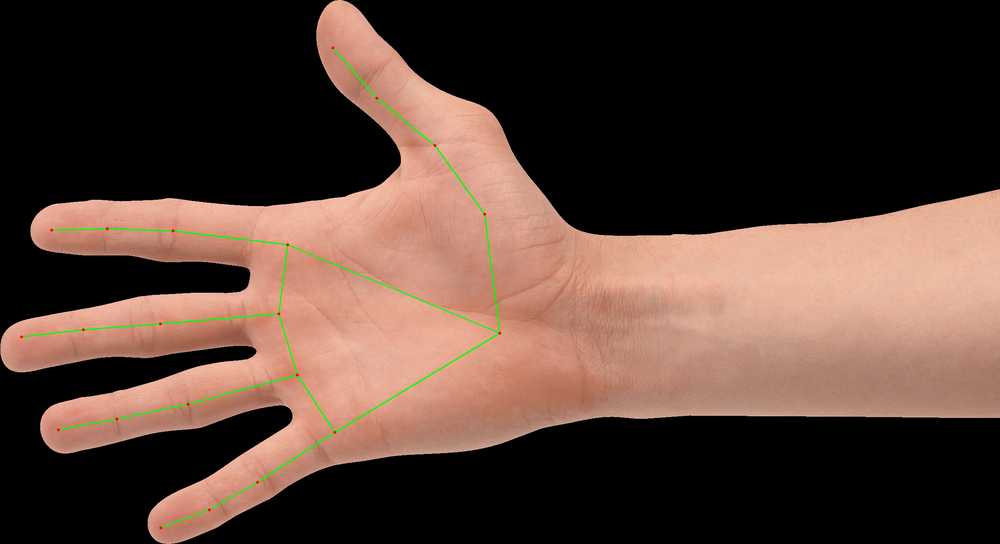
#> input picture Spring2021/annoted_image.png, 1000 x 544 px, shrunk from 2390 x 1299 before the run
$ python main.py annoted_image.png
#> lines starting #> are read from the running program, lines starting #| are printed output that depends on the picture; after the words box and inside, x2 and y2 are one past the last pixel; in counts of white or black regions, pixels touching at a corner belong together
#Code from https://medium.com/analytics-vidhya/hand-detection-and-finger-counting-using-opencv-python-5b594704eb08
import numpy as np
import cv2 as cv
import sys
def main():

    img_path = sys.argv[1]
    img = cv.imread(img_path)
#> img is the input picture: shape (544, 1000, 3); mean B, G, R 54.3, 64.2, 87

    hsvim = cv.cvtColor(img, cv.COLOR_BGR2HSV)
#> hsvim: shape (544, 1000, 3); mean H, S, V 3.9, 41.9, 88
    lower = np.array([0, 48, 80], dtype="uint8")
    upper = np.array([20, 255, 255], dtype="uint8")
    skinRegionHSV = cv.inRange(hsvim, lower, upper)
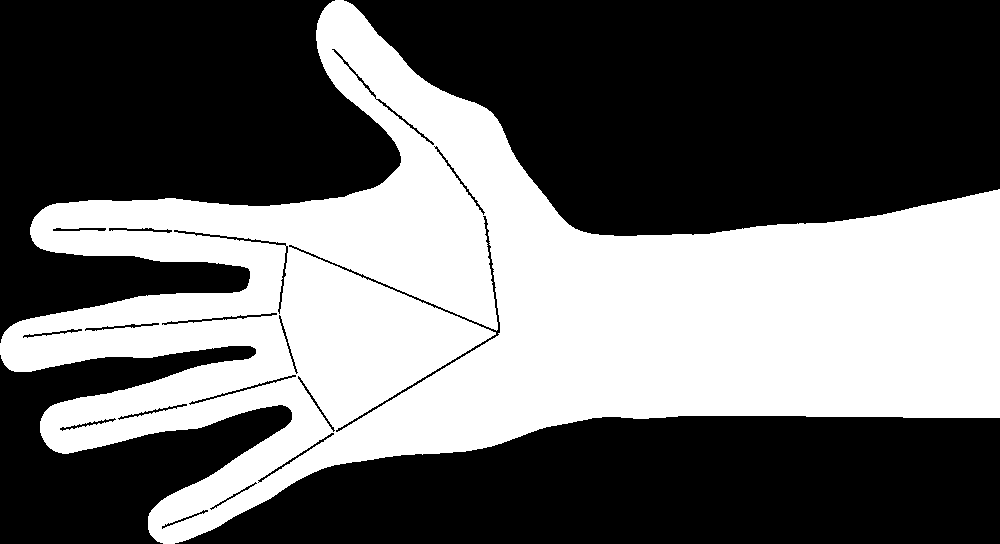
#> skinRegionHSV: shape (544, 1000); 41.2% white; 1 white region, box (x1, y1, x2, y2) and area: (0, 0, 1000, 544) 224135
    blurred = cv.blur(skinRegionHSV, (2, 2))
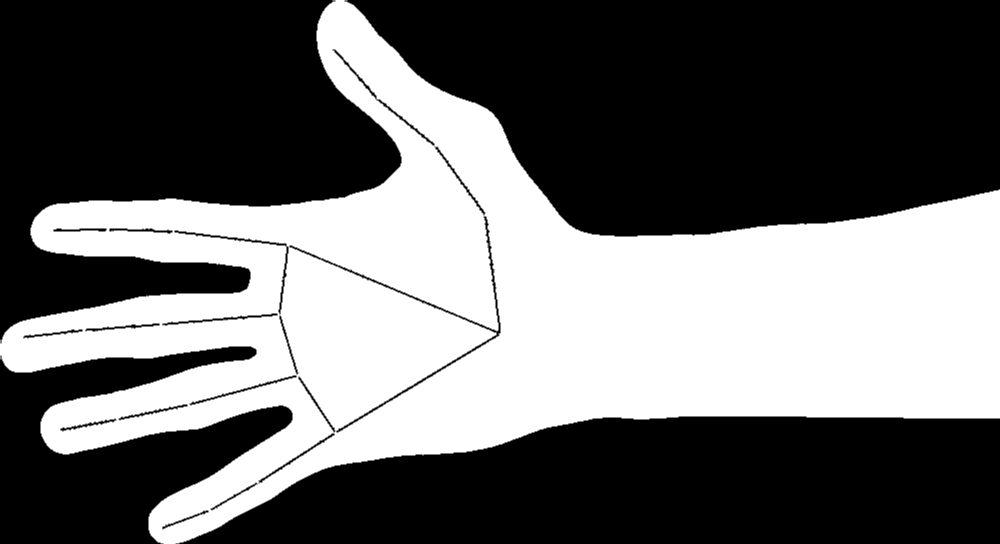
#> blurred: shape (544, 1000); min 0, max 255, mean 105
    ret, thresh = cv.threshold(blurred, 0, 255, cv.THRESH_BINARY)
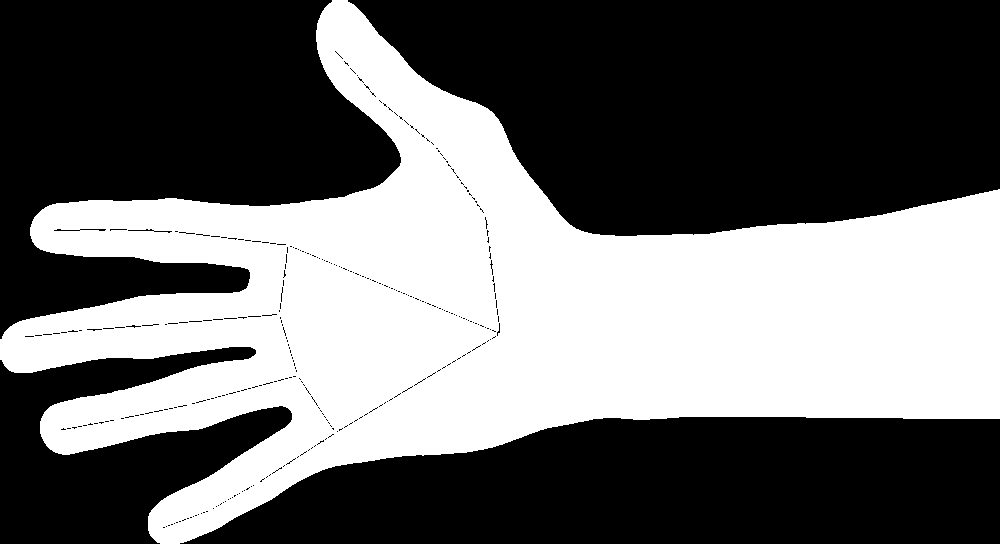
#> thresh: shape (544, 1000); 42% white; 1 white region
    cv.imwrite("thresh.jpg", thresh)

    contours, hierarchy = cv.findContours(thresh, cv.RETR_TREE, cv.CHAIN_APPROX_SIMPLE)
#> contours = 535 contours, 515 with area under 20; largest, box (x1, y1, x2, y2) and area: (0, 0, 1000, 544) 228249, (79, 228, 107, 232) 58, (127, 228, 155, 232) 56, (53, 228, 81, 232) 56, (153, 230, 173, 234) 38
    contours = max(contours, key=lambda x: cv.contourArea(x))
#> contours = contour of 1254 points, box (x1, y1, x2, y2) (0, 0, 1000, 544), area 228249
    cv.drawContours(img, [contours], -1, (255, 255, 0), 2)
    cv.imwrite("contours.jpg", img)

    hull = cv.convexHull(contours)
#> hull = contour of 16 points, box (x1, y1, x2, y2) (0, 0, 1000, 544), area 376271
    cv.drawContours(img, [hull], -1, (0, 255, 255), 2)
    #cv.imshow("hull", img)
    cv.imwrite("hull.jpg", img)

    hull = cv.convexHull(contours, returnPoints=False)
#> hull = [1253, 988, 987, 743, 742, 740, 514, 513, 511, 318, 317, 176, 172, 168, 167, 0]
    defects = cv.convexityDefects(contours, hull)
#> defects = [[0, 167, 82, 45490], [168, 172, 169, 114], [172, 176, 173, 162], [176, 317, 231, 57798], [318, 511, 392, 58982], [511, 513, 512, 142], [514, 740, 625, 47916], [740, 742, 741, 162], [743, 987, 970, 15663], [988, 1253, 1097, 40152]]

    if defects is not None:
        cnt = 0
    for i in range(defects.shape[0]):  # calculate the angle
        s, e, f, d = defects[i][0]
        start = tuple(contours[s][0])
        end = tuple(contours[e][0])
        far = tuple(contours[f][0])
        a = np.sqrt((end[0] - start[0]) ** 2 + (end[1] - start[1]) ** 2)
        b = np.sqrt((far[0] - start[0]) ** 2 + (far[1] - start[1]) ** 2)
        c = np.sqrt((end[0] - far[0]) ** 2 + (end[1] - far[1]) ** 2)
        angle = np.arccos((b ** 2 + c ** 2 - a ** 2) / (2 * b * c))  # cosine theorem
        if angle <= np.pi / 2:  # angle less than 90 degree, treat as fingers
            cnt += 1
            cv.circle(img, far, 4, [0, 0, 255], -1)
#> this loop made 10 passes
#> (s, e, f, d, start, end, far, a) on passes 1 to 10: (0, 167, 82, 45490, (332, 0), (42, 209), (382, 183), 357.5), (168, 172, 169, 114, (34, 217), (32, 221), (34, 218), 4.47), (172, 176, 173, 162, (32, 221), (30, 227), (32, 223), 6.32), (176, 317, 231, 57798, (30, 227), (0, 339), (249, 282), 115.9), (318, 511, 392, 58982, (0, 359), (44, 442), (256, 350), 93.94), (511, 513, 512, 142, (44, 442), (46, 445), (46, 444), 3.61), (514, 740, 625, 47916, (50, 449), (157, 542), (287, 407), 141.8), (740, 742, 741, 162, (157, 542), (160, 543), (159, 542), 3.16), (743, 987, 970, 15663, (179, 543), (999, 418), (593, 418), 829.5), (988, 1253, 1097, 40152, (999, 189), (347, 0), (584, 232), 678.8)
#> img: shape (544, 1000, 3); mean B, G, R 58.2, 71.3, 88.1
#> after the loop, cnt = 4
    if cnt > 0:
        cnt = cnt + 1
#> cnt = 5
    cv.putText(img, str(cnt), (0, 50), cv.FONT_HERSHEY_SIMPLEX, 1, (255, 0, 0), 2, cv.LINE_AA)
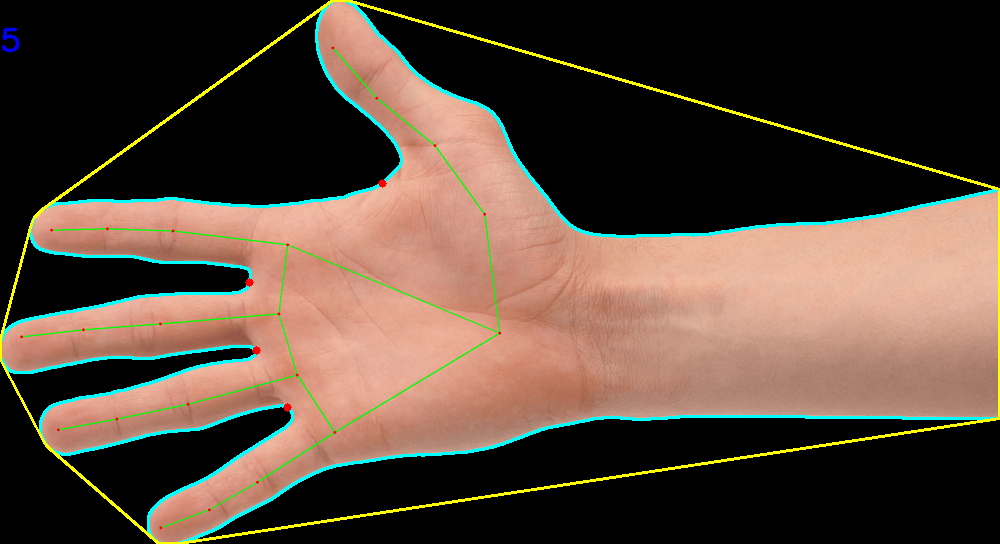
#> img: shape (544, 1000, 3); mean B, G, R 58.3, 71.3, 88.1

    cv.imwrite("final_result.jpg", img)
    return

if __name__ ==  '__main__':
    main()

$ run again, on Spring2021/2 hand.png
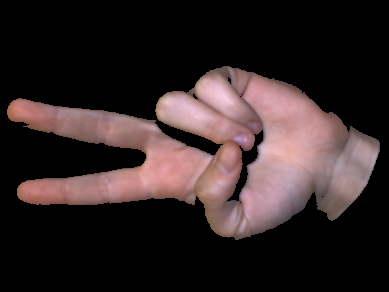
#> input picture Spring2021/2 hand.png, 389 x 292 px
#> in main, img is the input picture: shape (292, 389, 3); mean B, G, R 38.6, 38.5, 50.5
#> hsvim: shape (292, 389, 3); mean H, S, V 25.4, 19.6, 50.5
#> skinRegionHSV: shape (292, 389); 14.7% white; 195 white regions (182 under 20 px), largest, box (x1, y1, x2, y2) and area: (7, 66, 358, 240) 15144, (319, 180, 369, 221) 579, (120, 114, 158, 127) 110
#> thresh: shape (292, 389); 18.5% white; 49 white regions (41 under 20 px)
#> in main, `contours, hierarchy = cv.findContours(thresh, cv.RETR_TREE, cv.CHAIN_A..`: contours = 157 contours, 132 with area under 20; largest, box (x1, y1, x2, y2) and area: (7, 66, 374, 241) 24836, (241, 78, 330, 150) 2328, (200, 78, 261, 123) 1120, (164, 94, 221, 130) 1070, (319, 142, 381, 222) 726
#> in main, `contours = max(contours, key=lambda x: cv.contourArea(x))`: contours = contour of 1016 points, box (x1, y1, x2, y2) (7, 66, 374, 241), area 24836
#> in main, `hull = cv.convexHull(contours)`: hull = contour of 26 points, box (x1, y1, x2, y2) (7, 66, 374, 241), area 45081
#> in main, `hull = cv.convexHull(contours, returnPoints=False)`: hull = 26 values, max 1015 at index 0, min 0 at index 25, mean 591.7
#> defects = 20 rows, first 6: [0, 276, 111, 23985], [276, 280, 279, 190], [281, 283, 282, 142], [283, 285, 284, 162], [286, 399, 352, 34061], [399, 401, 400, 114]
#> the loop in main, `for i in range(defects.shape[0]):` made 20 passes
#> (s, e, f, d, start, end, far, a) on passes 1 to 7: (0, 276, 111, 23985, (227, 66), (18, 98), (206, 164), 211.4), (276, 280, 279, 190, (18, 98), (13, 100), (15, 100), 5.39), (281, 283, 282, 142, (10, 103), (8, 106), (10, 104), 3.61), (283, 285, 284, 162, (8, 106), (7, 109), (8, 108), 3.16), (286, 399, 352, 34061, (7, 115), (17, 196), (146, 155), 81.61), (399, 401, 400, 114, (17, 196), (18, 198), (18, 197), 2.24), (402, 406, 403, 114, (20, 200), (24, 202), (21, 200), 4.47)
#> after the loop in main, `for i in range(defects.shape[0]):`:
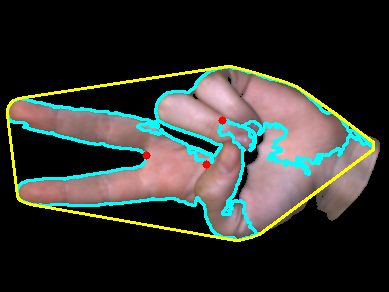
#> img: shape (292, 389, 3); mean B, G, R 46.7, 52.4, 50.8
#> after the loop in main, `for i in range(defects.shape[0]):`: cnt = 3
#> in main, `cnt = cnt + 1`: cnt = 4
#> in main, `cv.putText(img, str(cnt), (0, 50), cv.FONT_HERSHEY_SIMPLEX, 1, (255, 0..`:
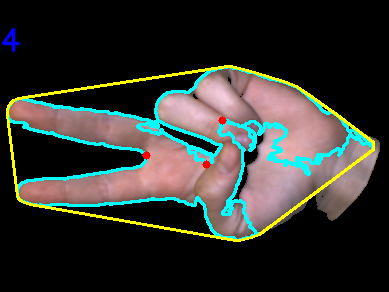
#> img: shape (292, 389, 3); 0.21% of pixels changed, all inside (x1, y1, x2, y2) = (1, 27, 21, 53)

$ run again, on Spring2021/2alt hand.png
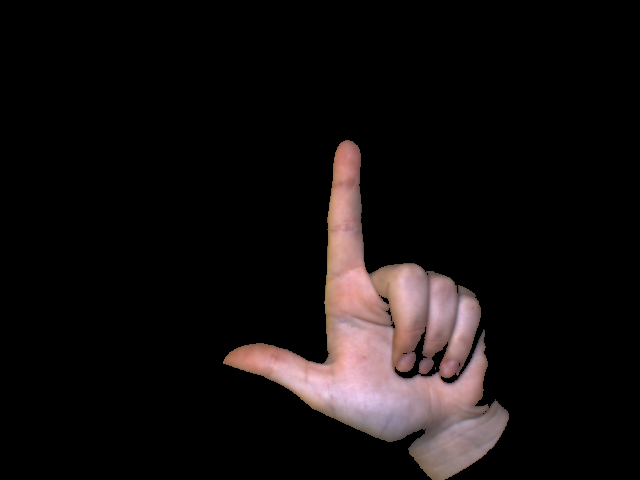
#> input picture Spring2021/2alt hand.png, 640 x 480 px
#> in main, img is the input picture: shape (480, 640, 3); mean B, G, R 15.4, 15.4, 19.7
#> hsvim: shape (480, 640, 3); mean H, S, V 10.1, 7.2, 19.8
#> in main, `skinRegionHSV = cv.inRange(hsvim, lower, upper)`:
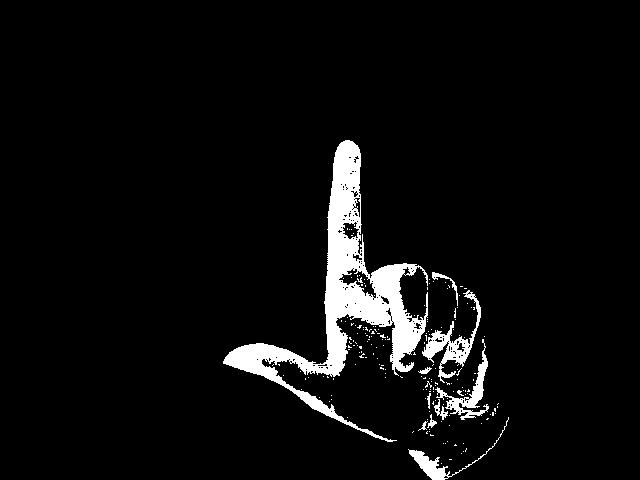
#> skinRegionHSV: shape (480, 640); 5.1% white; 192 white regions (182 under 20 px), largest, box (x1, y1, x2, y2) and area: (223, 140, 428, 442) 12031, (422, 290, 481, 383) 1233, (435, 339, 489, 420) 908
#> thresh: shape (480, 640); 6.3% white; 54 white regions (44 under 20 px)
#> in main, `contours, hierarchy = cv.findContours(thresh, cv.RETR_TREE, cv.CHAIN_A..`: contours = 126 contours, 110 with area under 20; largest, box (x1, y1, x2, y2) and area: (223, 140, 482, 443) 15532, (423, 339, 490, 423) 1500, (408, 417, 510, 480) 714, (442, 360, 463, 375) 178, (357, 272, 377, 296) 152
#> in main, `contours = max(contours, key=lambda x: cv.contourArea(x))`: contours = contour of 1132 points, box (x1, y1, x2, y2) (223, 140, 482, 443), area 15532
#> in main, `hull = cv.convexHull(contours)`: hull = contour of 27 points, box (x1, y1, x2, y2) (223, 140, 482, 443), area 44455
#> in main, `hull = cv.convexHull(contours, returnPoints=False)`: hull = 27 values, max 1131 at index 0, min 0 at index 26, mean 473.1
#> defects = 22 rows, first 6: [0, 4, 1, 114], [5, 7, 6, 142], [7, 121, 54, 23296], [121, 125, 122, 114], [126, 186, 169, 1905], [186, 198, 189, 229]
#> the loop in main, `for i in range(defects.shape[0]):` made 22 passes
#> (s, e, f, d, start, end, far, a) on passes 1 to 7: (0, 4, 1, 114, (345, 140), (341, 142), (344, 141), 4.47), (5, 7, 6, 142, (339, 144), (337, 147), (339, 145), 3.61), (7, 121, 54, 23296, (337, 147), (225, 357), (326, 361), 238), (121, 125, 122, 114, (225, 357), (223, 361), (225, 358), 4.47), (126, 186, 169, 1905, (223, 364), (312, 409), (283, 386), 99.73), (186, 198, 189, 229, (312, 409), (326, 416), (316, 410), 15.65), (198, 226, 203, 271, (326, 416), (357, 430), (333, 418), 34.01)
#> after the loop in main, `for i in range(defects.shape[0]):`: cnt = 2
#> in main, `cnt = cnt + 1`: cnt = 3
#> in main, `cv.putText(img, str(cnt), (0, 50), cv.FONT_HERSHEY_SIMPLEX, 1, (255, 0..`:
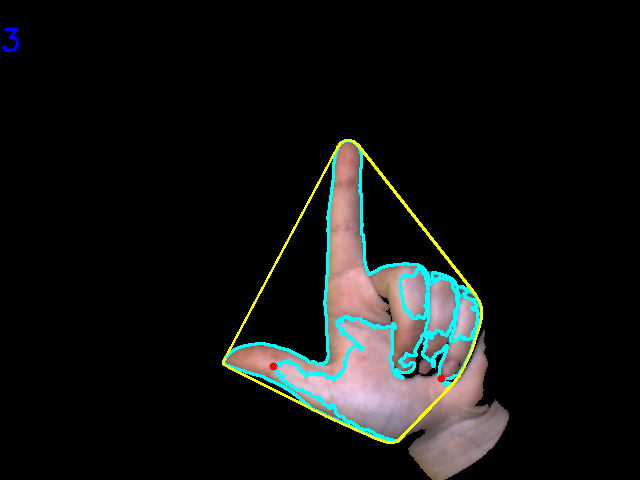
#> img: shape (480, 640, 3); mean B, G, R 18.6, 20.3, 19.1

$ run again, on Spring2021/3 hand.png
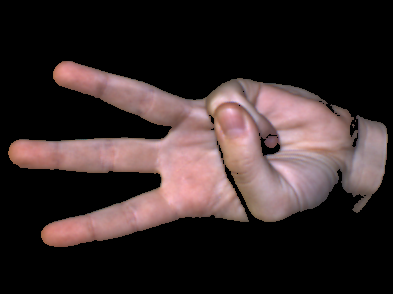
#> input picture Spring2021/3 hand.png, 393 x 294 px
#> in main, img is the input picture: shape (294, 393, 3); mean B, G, R 41.7, 42, 54.4
#> hsvim: shape (294, 393, 3); mean H, S, V 25.1, 20.3, 54.4
#> skinRegionHSV: shape (294, 393); 16.2% white; 233 white regions (224 under 20 px), largest, box (x1, y1, x2, y2) and area: (8, 61, 300, 247) 15184, (267, 97, 355, 170) 1909, (235, 78, 302, 112) 432
#> thresh: shape (294, 393); 20.6% white; 59 white regions (49 under 20 px)
#> in main, `contours, hierarchy = cv.findContours(thresh, cv.RETR_TREE, cv.CHAIN_A..`: contours = 189 contours, 168 with area under 20; largest, box (x1, y1, x2, y2) and area: (8, 61, 359, 248) 26180, (254, 87, 338, 148) 2011, (225, 108, 259, 157) 758, (45, 139, 130, 163) 698, (213, 82, 267, 139) 615
#> in main, `contours = max(contours, key=lambda x: cv.contourArea(x))`: contours = contour of 1423 points, box (x1, y1, x2, y2) (8, 61, 359, 248), area 26180
#> in main, `hull = cv.convexHull(contours)`: hull = contour of 30 points, box (x1, y1, x2, y2) (8, 61, 359, 248), area 49136
#> in main, `hull = cv.convexHull(contours, returnPoints=False)`: hull = 30 values, max 1422 at index 0, min 0 at index 29, mean 701.6
#> defects = 24 rows, first 6: [0, 2, 1, 142], [3, 405, 163, 50525], [405, 409, 406, 114], [409, 411, 410, 186], [412, 414, 413, 162], [414, 524, 449, 34275]
#> the loop in main, `for i in range(defects.shape[0]):` made 24 passes
#> (s, e, f, d, start, end, far, a) on passes 1 to 7: (0, 2, 1, 142, (62, 61), (59, 63), (60, 63), 3.61), (3, 405, 163, 50525, (55, 67), (11, 143), (224, 169), 87.82), (405, 409, 406, 114, (11, 143), (9, 147), (11, 144), 4.47), (409, 411, 410, 186, (9, 147), (8, 151), (9, 150), 4.12), (412, 414, 413, 162, (8, 155), (9, 158), (9, 156), 3.16), (414, 524, 449, 34275, (9, 158), (41, 238), (160, 175), 86.16), (524, 528, 525, 114, (41, 238), (43, 242), (42, 239), 4.47)
#> after the loop in main, `for i in range(defects.shape[0]):`:
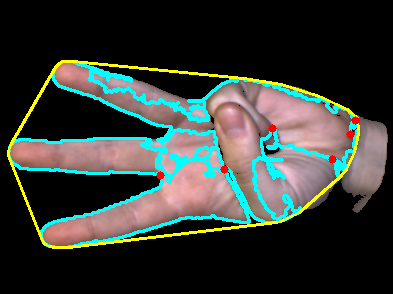
#> img: shape (294, 393, 3); mean B, G, R 51.8, 57.6, 52.5
#> after the loop in main, `for i in range(defects.shape[0]):`: cnt = 6
#> in main, `cnt = cnt + 1`: cnt = 7
#> in main, `cv.putText(img, str(cnt), (0, 50), cv.FONT_HERSHEY_SIMPLEX, 1, (255, 0..`:
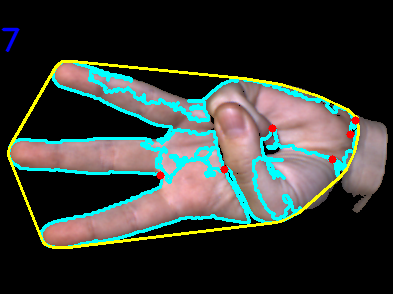
#> img: shape (294, 393, 3); 0.17% of pixels changed, all inside (x1, y1, x2, y2) = (1, 27, 20, 53)
